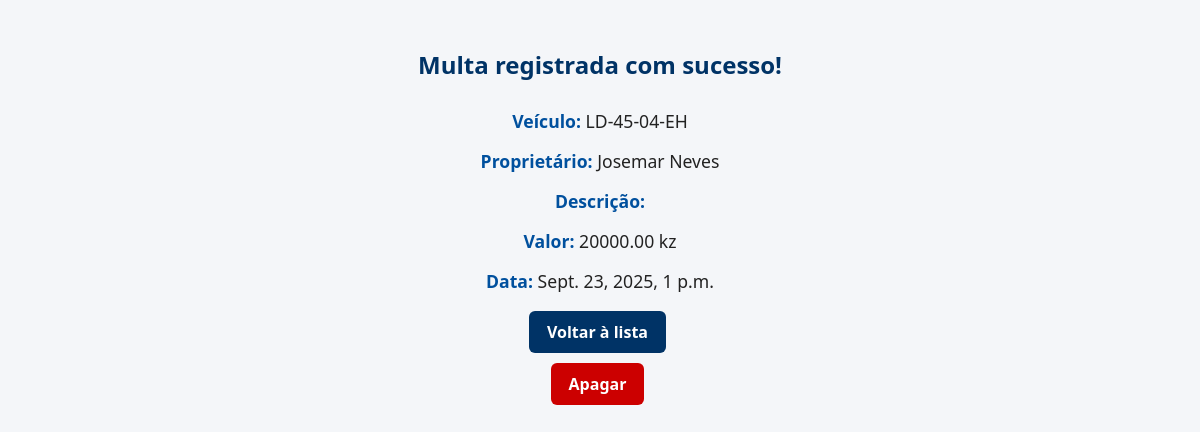
/confirm/3/, run on the app's committed database.
### multas/models.py (models this page shows, shortened)
class Multa(models.Model):
    veiculo = models.ForeignKey(Veiculo, on_delete=models.CASCADE, related_name="multas")
    foto = models.ImageField(upload_to="foto/", null=True)
    valor = models.DecimalField(max_digits=10, decimal_places=2)
    localizacao = models.CharField(max_length=200)
    data = models.DateTimeField(auto_now_add=True)
    tipo = models.CharField(blank=True)
    velocidade = models.DecimalField(max_digits=10, decimal_places=2, blank=True, null=True)
    agente = models.CharField(max_length=15, blank=True)
    confirmada = models.BooleanField(default=False)  # 👈 NOVO CAMPO

class Veiculo(models.Model):
    proprietario = models.ForeignKey(Proprietario, on_delete=models.CASCADE, related_name="veiculos")
    marca = models.CharField(max_length=150)
    modelo = models.CharField(max_length=150)
    cor = models.CharField(max_length=50)
    matricula = models.CharField(max_length=150, unique=True)
    foto_frontal = models.ImageField(upload_to="fotos/", blank=True, null=True)
    foto_traseira = models.ImageField(upload_to="fotos/", blank=True, null=True)
    foto_lateralE = models.ImageField(upload_to="fotos/", blank=True, null=True)
    foto_lateralD = models.ImageField(upload_to="fotos/", blank=True, null=True)

class Proprietario(models.Model):
    nome_completo = models.CharField(max_length=150)
    cidade = models.CharField(max_length=250)

### multas/views.py (the view)
# urls.py: path('confirm/<int:pk>/', views.confirm, name='confirm'),
def confirm(request, pk):
    multa=get_object_or_404(Multa, id=pk)
    return render(request, 'confirm.html', {'multa':multa})

### multas/templates/confirm.html (shortened to what this page needs)
<!DOCTYPE html>
<html lang="pt-br">
<head>
</head>
<body>
    <h2>Multa registrada com sucesso!</h2>
    <p><strong>Veículo:</strong> {{ multa.veiculo.matricula }}</p>
    <p><strong>Proprietário:</strong> {{ multa.veiculo.proprietario.nome_completo }}</p>
    <p><strong>Descrição:</strong> {{ multa.descricao }}</p>
    <p><strong>Valor:</strong> {{ multa.valor }} kz</p>
    <p><strong>Data:</strong> {{ multa.data }}</p>
    <a href="{% url 'confirmar_multa1' multa.id  %}" class="btn btn-voltar">Voltar à lista</a>
    <a href="{% url 'delete1' multa.id %}" class="btn btn-apagar">Apagar</a>
</body>
</html>

### multas/templates/confirm.html (style rules this page uses)
body { font-family: 'Segoe UI', Tahoma, Geneva, Verdana, sans-serif; background-color: #f4f6f9; color: #222; padding: 20px; display: flex; flex-direction: column; align-items: center; }
h2 { color: #003366; margin-bottom: 20px; }
p { font-size: 1.1em; margin: 8px 0; }
strong { color: #00509e; }
.btn { display: inline-block; padding: 10px 18px; margin: 10px 5px 0 0; border-radius: 6px; border: none; font-weight: bold; cursor: pointer; text-decoration: none; color: #fff; transition: background 0.3s; }
.btn-voltar { background-color: #003366; }
.btn-apagar { background-color: #cc0000; }

### data on the page
Multa: veiculo.matricula "LD-45-04-EH", veiculo.proprietario.nome_completo "Josemar Neves", valor "20000.00", data "Sept. 23, 2025, 1 p.m."
